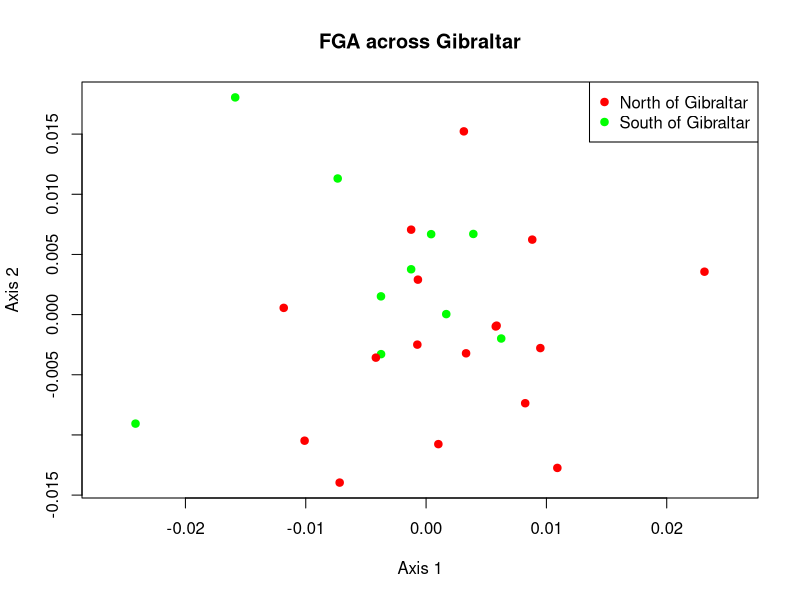

The R source for this figure:

# read input into R data frame
reynolds_frame <- read.table(file="locus_FGA.mat",fill=TRUE,header=TRUE)

# make distance matrix and change into R dist object 
reynolds_matrix <- as.matrix(reynolds_frame)
reynolds_dist <- as.dist(reynolds_matrix)

# define colors to identify regions
region_colors <- rep("green",times=nrow(reynolds_frame))
region_colors[grep("Spain",colnames(reynolds_frame))] <- "red"

# required R library for this MDS
require(vegan)

# run the MDS
FGA_MDS <- metaMDS(reynolds_dist)

# open PNG device to output graphic in PNG format
png(file="FGA_MDS_plot.png")

# create the plot
plot(FGA_MDS,type="n",xlab="Axis 1", ylab="Axis 2", main="FGA across Gibraltar")

# add the points
points(FGA_MDS,pch=19,col=region_colors)

# add a legend
legend("topright", legend=c("North of Gibraltar", "South of Gibraltar"), pch=19, col=c("red", "green"))

# close the PNG device
dev.off()
